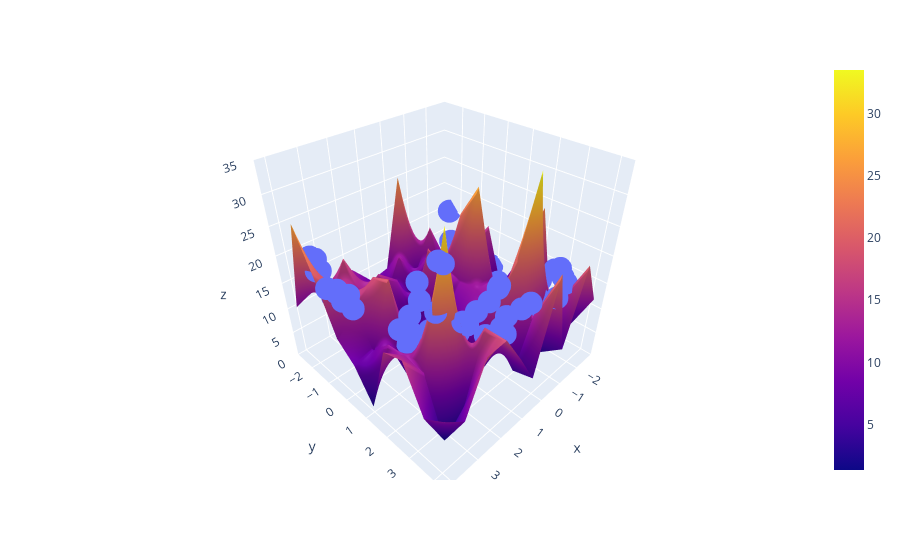

Source (notebook cell):
### Code cell
fig = px.scatter_3d(x=x.ravel(), y=y.ravel(), z=z.ravel())

fig.add_trace(go.Surface(x=x_input, y=y_input, z=z_final))

fig.update_layout(scene = dict(zaxis = dict(range = [0,35])))

fig.show()
